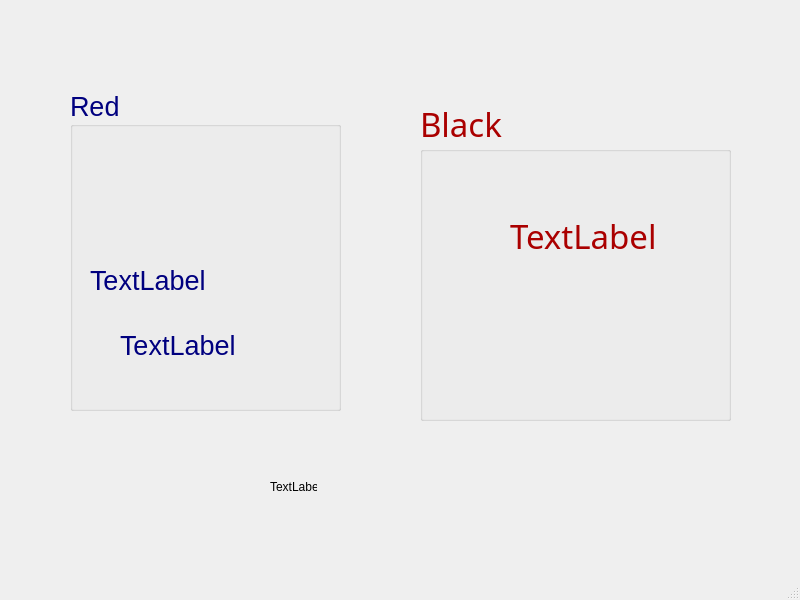
<?xml version="1.0" encoding="UTF-8"?>
<ui version="4.0">
 <class>MainWindow</class>
 <widget class="QMainWindow" name="MainWindow">
  <property name="geometry">
   <rect>
    <x>0</x>
    <y>0</y>
    <width>800</width>
    <height>600</height>
   </rect>
  </property>
  <property name="windowTitle">
   <string>MainWindow</string>
  </property>
  <widget class="QWidget" name="centralwidget">
   <widget class="QGroupBox" name="groupBox">
    <property name="geometry">
     <rect>
      <x>70</x>
      <y>90</y>
      <width>271</width>
      <height>321</height>
     </rect>
    </property>
    <property name="palette">
     <palette>
      <active>
       <colorrole role="WindowText">
        <brush brushstyle="SolidPattern">
         <color alpha="255">
          <red>0</red>
          <green>0</green>
          <blue>127</blue>
         </color>
        </brush>
       </colorrole>
       <colorrole role="Button">
        <brush brushstyle="SolidPattern">
         <color alpha="255">
          <red>255</red>
          <green>170</green>
          <blue>255</blue>
         </color>
        </brush>
       </colorrole>
       <colorrole role="Light">
        <brush brushstyle="SolidPattern">
         <color alpha="255">
          <red>255</red>
          <green>255</green>
          <blue>255</blue>
         </color>
        </brush>
       </colorrole>
       <colorrole role="Midlight">
        <brush brushstyle="SolidPattern">
         <color alpha="255">
          <red>255</red>
          <green>212</green>
          <blue>255</blue>
         </color>
        </brush>
       </colorrole>
       <colorrole role="Dark">
        <brush brushstyle="SolidPattern">
         <color alpha="255">
          <red>127</red>
          <green>85</green>
          <blue>127</blue>
         </color>
        </brush>
       </colorrole>
       <colorrole role="Mid">
        <brush brushstyle="SolidPattern">
         <color alpha="255">
          <red>170</red>
          <green>113</green>
          <blue>170</blue>
         </color>
        </brush>
       </colorrole>
       <colorrole role="Text">
        <brush brushstyle="SolidPattern">
         <color alpha="255">
          <red>0</red>
          <green>0</green>
          <blue>0</blue>
         </color>
        </brush>
       </colorrole>
       <colorrole role="BrightText">
        <brush brushstyle="SolidPattern">
         <color alpha="255">
          <red>255</red>
          <green>255</green>
          <blue>255</blue>
         </color>
        </brush>
       </colorrole>
       <colorrole role="ButtonText">
        <brush brushstyle="SolidPattern">
         <color alpha="255">
          <red>0</red>
          <green>0</green>
          <blue>0</blue>
         </color>
        </brush>
       </colorrole>
       <colorrole role="Base">
        <brush brushstyle="SolidPattern">
         <color alpha="255">
          <red>255</red>
          <green>255</green>
          <blue>255</blue>
         </color>
        </brush>
       </colorrole>
       <colorrole role="Window">
        <brush brushstyle="SolidPattern">
         <color alpha="255">
          <red>255</red>
          <green>170</green>
          <blue>255</blue>
         </color>
        </brush>
       </colorrole>
       <colorrole role="Shadow">
        <brush brushstyle="SolidPattern">
         <color alpha="255">
          <red>0</red>
          <green>0</green>
          <blue>0</blue>
         </color>
        </brush>
       </colorrole>
       <colorrole role="AlternateBase">
        <brush brushstyle="SolidPattern">
         <color alpha="255">
          <red>255</red>
          <green>212</green>
          <blue>255</blue>
         </color>
        </brush>
       </colorrole>
       <colorrole role="ToolTipBase">
        <brush brushstyle="SolidPattern">
         <color alpha="255">
          <red>255</red>
          <green>255</green>
          <blue>220</blue>
         </color>
        </brush>
       </colorrole>
       <colorrole role="ToolTipText">
        <brush brushstyle="SolidPattern">
         <color alpha="255">
          <red>0</red>
          <green>0</green>
          <blue>0</blue>
         </color>
        </brush>
       </colorrole>
       <colorrole role="PlaceholderText">
        <brush brushstyle="SolidPattern">
         <color alpha="128">
          <red>0</red>
          <green>0</green>
          <blue>0</blue>
         </color>
        </brush>
       </colorrole>
      </active>
      <inactive>
       <colorrole role="WindowText">
        <brush brushstyle="SolidPattern">
         <color alpha="255">
          <red>0</red>
          <green>0</green>
          <blue>127</blue>
         </color>
        </brush>
       </colorrole>
       <colorrole role="Button">
        <brush brushstyle="SolidPattern">
         <color alpha="255">
          <red>255</red>
          <green>170</green>
          <blue>255</blue>
         </color>
        </brush>
       </colorrole>
       <colorrole role="Light">
        <brush brushstyle="SolidPattern">
         <color alpha="255">
          <red>255</red>
          <green>255</green>
          <blue>255</blue>
         </color>
        </brush>
       </colorrole>
       <colorrole role="Midlight">
        <brush brushstyle="SolidPattern">
         <color alpha="255">
          <red>255</red>
          <green>212</green>
          <blue>255</blue>
         </color>
        </brush>
       </colorrole>
       <colorrole role="Dark">
        <brush brushstyle="SolidPattern">
         <color alpha="255">
          <red>127</red>
          <green>85</green>
          <blue>127</blue>
         </color>
        </brush>
       </colorrole>
       <colorrole role="Mid">
        <brush brushstyle="SolidPattern">
         <color alpha="255">
          <red>170</red>
          <green>113</green>
          <blue>170</blue>
         </color>
        </brush>
       </colorrole>
       <colorrole role="Text">
        <brush brushstyle="SolidPattern">
         <color alpha="255">
          <red>0</red>
          <green>0</green>
          <blue>0</blue>
         </color>
        </brush>
       </colorrole>
       <colorrole role="BrightText">
        <brush brushstyle="SolidPattern">
         <color alpha="255">
          <red>255</red>
          <green>255</green>
          <blue>255</blue>
         </color>
        </brush>
       </colorrole>
       <colorrole role="ButtonText">
        <brush brushstyle="SolidPattern">
         <color alpha="255">
          <red>0</red>
          <green>0</green>
          <blue>0</blue>
         </color>
        </brush>
       </colorrole>
       <colorrole role="Base">
        <brush brushstyle="SolidPattern">
         <color alpha="255">
          <red>255</red>
          <green>255</green>
          <blue>255</blue>
         </color>
        </brush>
       </colorrole>
       <colorrole role="Window">
        <brush brushstyle="SolidPattern">
         <color alpha="255">
          <red>255</red>
          <green>170</green>
          <blue>255</blue>
         </color>
        </brush>
       </colorrole>
       <colorrole role="Shadow">
        <brush brushstyle="SolidPattern">
         <color alpha="255">
          <red>0</red>
          <green>0</green>
          <blue>0</blue>
         </color>
        </brush>
       </colorrole>
       <colorrole role="AlternateBase">
        <brush brushstyle="SolidPattern">
         <color alpha="255">
          <red>255</red>
          <green>212</green>
          <blue>255</blue>
         </color>
        </brush>
       </colorrole>
       <colorrole role="ToolTipBase">
        <brush brushstyle="SolidPattern">
         <color alpha="255">
          <red>255</red>
          <green>255</green>
          <blue>220</blue>
         </color>
        </brush>
       </colorrole>
       <colorrole role="ToolTipText">
        <brush brushstyle="SolidPattern">
         <color alpha="255">
          <red>0</red>
          <green>0</green>
          <blue>0</blue>
         </color>
        </brush>
       </colorrole>
       <colorrole role="PlaceholderText">
        <brush brushstyle="SolidPattern">
         <color alpha="128">
          <red>0</red>
          <green>0</green>
          <blue>0</blue>
         </color>
        </brush>
       </colorrole>
      </inactive>
      <disabled>
       <colorrole role="WindowText">
        <brush brushstyle="SolidPattern">
         <color alpha="255">
          <red>127</red>
          <green>85</green>
          <blue>127</blue>
         </color>
        </brush>
       </colorrole>
       <colorrole role="Button">
        <brush brushstyle="SolidPattern">
         <color alpha="255">
          <red>255</red>
          <green>170</green>
          <blue>255</blue>
         </color>
        </brush>
       </colorrole>
       <colorrole role="Light">
        <brush brushstyle="SolidPattern">
         <color alpha="255">
          <red>255</red>
          <green>255</green>
          <blue>255</blue>
         </color>
        </brush>
       </colorrole>
       <colorrole role="Midlight">
        <brush brushstyle="SolidPattern">
         <color alpha="255">
          <red>255</red>
          <green>212</green>
          <blue>255</blue>
         </color>
        </brush>
       </colorrole>
       <colorrole role="Dark">
        <brush brushstyle="SolidPattern">
         <color alpha="255">
          <red>127</red>
          <green>85</green>
          <blue>127</blue>
         </color>
        </brush>
       </colorrole>
       <colorrole role="Mid">
        <brush brushstyle="SolidPattern">
         <color alpha="255">
          <red>170</red>
          <green>113</green>
          <blue>170</blue>
         </color>
        </brush>
       </colorrole>
       <colorrole role="Text">
        <brush brushstyle="SolidPattern">
         <color alpha="255">
          <red>127</red>
          <green>85</green>
          <blue>127</blue>
         </color>
        </brush>
       </colorrole>
       <colorrole role="BrightText">
        <brush brushstyle="SolidPattern">
         <color alpha="255">
          <red>255</red>
          <green>255</green>
          <blue>255</blue>
         </color>
        </brush>
       </colorrole>
       <colorrole role="ButtonText">
        <brush brushstyle="SolidPattern">
         <color alpha="255">
          <red>127</red>
          <green>85</green>
          <blue>127</blue>
         </color>
        </brush>
       </colorrole>
       <colorrole role="Base">
        <brush brushstyle="SolidPattern">
         <color alpha="255">
          <red>255</red>
          <green>170</green>
          <blue>255</blue>
         </color>
        </brush>
       </colorrole>
       <colorrole role="Window">
        <brush brushstyle="SolidPattern">
         <color alpha="255">
          <red>255</red>
          <green>170</green>
          <blue>255</blue>
         </color>
        </brush>
       </colorrole>
       <colorrole role="Shadow">
        <brush brushstyle="SolidPattern">
         <color alpha="255">
          <red>0</red>
          <green>0</green>
          <blue>0</blue>
         </color>
        </brush>
       </colorrole>
       <colorrole role="AlternateBase">
        <brush brushstyle="SolidPattern">
         <color alpha="255">
          <red>255</red>
          <green>170</green>
          <blue>255</blue>
         </color>
        </brush>
       </colorrole>
       <colorrole role="ToolTipBase">
        <brush brushstyle="SolidPattern">
         <color alpha="255">
          <red>255</red>
          <green>255</green>
          <blue>220</blue>
         </color>
        </brush>
       </colorrole>
       <colorrole role="ToolTipText">
        <brush brushstyle="SolidPattern">
         <color alpha="255">
          <red>0</red>
          <green>0</green>
          <blue>0</blue>
         </color>
        </brush>
       </colorrole>
       <colorrole role="PlaceholderText">
        <brush brushstyle="SolidPattern">
         <color alpha="128">
          <red>0</red>
          <green>0</green>
          <blue>0</blue>
         </color>
        </brush>
       </colorrole>
      </disabled>
     </palette>
    </property>
    <property name="font">
     <font>
      <pointsize>20</pointsize>
     </font>
    </property>
    <property name="title">
     <string>Red</string>
    </property>
    <widget class="QLabel" name="label">
     <property name="geometry">
      <rect>
       <x>20</x>
       <y>170</y>
       <width>221</width>
       <height>41</height>
      </rect>
     </property>
     <property name="font">
      <font>
       <pointsize>20</pointsize>
      </font>
     </property>
     <property name="text">
      <string>TextLabel</string>
     </property>
    </widget>
    <widget class="QLabel" name="label_4">
     <property name="geometry">
      <rect>
       <x>50</x>
       <y>210</y>
       <width>211</width>
       <height>91</height>
      </rect>
     </property>
     <property name="text">
      <string>TextLabel</string>
     </property>
    </widget>
   </widget>
   <widget class="QGroupBox" name="groupBox_2">
    <property name="geometry">
     <rect>
      <x>420</x>
      <y>100</y>
      <width>311</width>
      <height>321</height>
     </rect>
    </property>
    <property name="palette">
     <palette>
      <active>
       <colorrole role="WindowText">
        <brush brushstyle="SolidPattern">
         <color alpha="255">
          <red>170</red>
          <green>0</green>
          <blue>0</blue>
         </color>
        </brush>
       </colorrole>
       <colorrole role="Button">
        <brush brushstyle="SolidPattern">
         <color alpha="255">
          <red>170</red>
          <green>255</green>
          <blue>127</blue>
         </color>
        </brush>
       </colorrole>
       <colorrole role="Light">
        <brush brushstyle="SolidPattern">
         <color alpha="255">
          <red>255</red>
          <green>255</green>
          <blue>254</blue>
         </color>
        </brush>
       </colorrole>
       <colorrole role="Midlight">
        <brush brushstyle="SolidPattern">
         <color alpha="255">
          <red>212</red>
          <green>255</green>
          <blue>190</blue>
         </color>
        </brush>
       </colorrole>
       <colorrole role="Dark">
        <brush brushstyle="SolidPattern">
         <color alpha="255">
          <red>85</red>
          <green>127</green>
          <blue>63</blue>
         </color>
        </brush>
       </colorrole>
       <colorrole role="Mid">
        <brush brushstyle="SolidPattern">
         <color alpha="255">
          <red>113</red>
          <green>170</green>
          <blue>85</blue>
         </color>
        </brush>
       </colorrole>
       <colorrole role="Text">
        <brush brushstyle="SolidPattern">
         <color alpha="255">
          <red>0</red>
          <green>0</green>
          <blue>0</blue>
         </color>
        </brush>
       </colorrole>
       <colorrole role="BrightText">
        <brush brushstyle="SolidPattern">
         <color alpha="255">
          <red>255</red>
          <green>255</green>
          <blue>255</blue>
         </color>
        </brush>
       </colorrole>
       <colorrole role="ButtonText">
        <brush brushstyle="SolidPattern">
         <color alpha="255">
          <red>0</red>
          <green>0</green>
          <blue>0</blue>
         </color>
        </brush>
       </colorrole>
       <colorrole role="Base">
        <brush brushstyle="SolidPattern">
         <color alpha="255">
          <red>255</red>
          <green>255</green>
          <blue>255</blue>
         </color>
        </brush>
       </colorrole>
       <colorrole role="Window">
        <brush brushstyle="SolidPattern">
         <color alpha="255">
          <red>170</red>
          <green>255</green>
          <blue>127</blue>
         </color>
        </brush>
       </colorrole>
       <colorrole role="Shadow">
        <brush brushstyle="SolidPattern">
         <color alpha="255">
          <red>0</red>
          <green>0</green>
          <blue>0</blue>
         </color>
        </brush>
       </colorrole>
       <colorrole role="AlternateBase">
        <brush brushstyle="SolidPattern">
         <color alpha="255">
          <red>212</red>
          <green>255</green>
          <blue>191</blue>
         </color>
        </brush>
       </colorrole>
       <colorrole role="ToolTipBase">
        <brush brushstyle="SolidPattern">
         <color alpha="255">
          <red>255</red>
          <green>255</green>
          <blue>220</blue>
         </color>
        </brush>
       </colorrole>
       <colorrole role="ToolTipText">
        <brush brushstyle="SolidPattern">
         <color alpha="255">
          <red>0</red>
          <green>0</green>
          <blue>0</blue>
         </color>
        </brush>
       </colorrole>
       <colorrole role="PlaceholderText">
        <brush brushstyle="SolidPattern">
         <color alpha="128">
          <red>0</red>
          <green>0</green>
          <blue>0</blue>
         </color>
        </brush>
       </colorrole>
      </active>
      <inactive>
       <colorrole role="WindowText">
        <brush brushstyle="SolidPattern">
         <color alpha="255">
          <red>170</red>
          <green>0</green>
          <blue>0</blue>
         </color>
        </brush>
       </colorrole>
       <colorrole role="Button">
        <brush brushstyle="SolidPattern">
         <color alpha="255">
          <red>170</red>
          <green>255</green>
          <blue>127</blue>
         </color>
        </brush>
       </colorrole>
       <colorrole role="Light">
        <brush brushstyle="SolidPattern">
         <color alpha="255">
          <red>255</red>
          <green>255</green>
          <blue>254</blue>
         </color>
        </brush>
       </colorrole>
       <colorrole role="Midlight">
        <brush brushstyle="SolidPattern">
         <color alpha="255">
          <red>212</red>
          <green>255</green>
          <blue>190</blue>
         </color>
        </brush>
       </colorrole>
       <colorrole role="Dark">
        <brush brushstyle="SolidPattern">
         <color alpha="255">
          <red>85</red>
          <green>127</green>
          <blue>63</blue>
         </color>
        </brush>
       </colorrole>
       <colorrole role="Mid">
        <brush brushstyle="SolidPattern">
         <color alpha="255">
          <red>113</red>
          <green>170</green>
          <blue>85</blue>
         </color>
        </brush>
       </colorrole>
       <colorrole role="Text">
        <brush brushstyle="SolidPattern">
         <color alpha="255">
          <red>0</red>
          <green>0</green>
          <blue>0</blue>
         </color>
        </brush>
       </colorrole>
       <colorrole role="BrightText">
        <brush brushstyle="SolidPattern">
         <color alpha="255">
          <red>255</red>
          <green>255</green>
          <blue>255</blue>
         </color>
        </brush>
       </colorrole>
       <colorrole role="ButtonText">
        <brush brushstyle="SolidPattern">
         <color alpha="255">
          <red>0</red>
          <green>0</green>
          <blue>0</blue>
         </color>
        </brush>
       </colorrole>
       <colorrole role="Base">
        <brush brushstyle="SolidPattern">
         <color alpha="255">
          <red>255</red>
          <green>255</green>
          <blue>255</blue>
         </color>
        </brush>
       </colorrole>
       <colorrole role="Window">
        <brush brushstyle="SolidPattern">
         <color alpha="255">
          <red>170</red>
          <green>255</green>
          <blue>127</blue>
         </color>
        </brush>
       </colorrole>
       <colorrole role="Shadow">
        <brush brushstyle="SolidPattern">
         <color alpha="255">
          <red>0</red>
          <green>0</green>
          <blue>0</blue>
         </color>
        </brush>
       </colorrole>
       <colorrole role="AlternateBase">
        <brush brushstyle="SolidPattern">
         <color alpha="255">
          <red>212</red>
          <green>255</green>
          <blue>191</blue>
         </color>
        </brush>
       </colorrole>
       <colorrole role="ToolTipBase">
        <brush brushstyle="SolidPattern">
         <color alpha="255">
          <red>255</red>
          <green>255</green>
          <blue>220</blue>
         </color>
        </brush>
       </colorrole>
       <colorrole role="ToolTipText">
        <brush brushstyle="SolidPattern">
         <color alpha="255">
          <red>0</red>
          <green>0</green>
          <blue>0</blue>
         </color>
        </brush>
       </colorrole>
       <colorrole role="PlaceholderText">
        <brush brushstyle="SolidPattern">
         <color alpha="128">
          <red>0</red>
          <green>0</green>
          <blue>0</blue>
         </color>
        </brush>
       </colorrole>
      </inactive>
      <disabled>
       <colorrole role="WindowText">
        <brush brushstyle="SolidPattern">
         <color alpha="255">
          <red>85</red>
          <green>127</green>
          <blue>63</blue>
         </color>
        </brush>
       </colorrole>
       <colorrole role="Button">
        <brush brushstyle="SolidPattern">
         <color alpha="255">
          <red>170</red>
          <green>255</green>
          <blue>127</blue>
         </color>
        </brush>
       </colorrole>
       <colorrole role="Light">
        <brush brushstyle="SolidPattern">
         <color alpha="255">
          <red>255</red>
          <green>255</green>
          <blue>254</blue>
         </color>
        </brush>
       </colorrole>
       <colorrole role="Midlight">
        <brush brushstyle="SolidPattern">
         <color alpha="255">
          <red>212</red>
          <green>255</green>
          <blue>190</blue>
         </color>
        </brush>
       </colorrole>
       <colorrole role="Dark">
        <brush brushstyle="SolidPattern">
         <color alpha="255">
          <red>85</red>
          <green>127</green>
          <blue>63</blue>
         </color>
        </brush>
       </colorrole>
       <colorrole role="Mid">
        <brush brushstyle="SolidPattern">
         <color alpha="255">
          <red>113</red>
          <green>170</green>
          <blue>85</blue>
         </color>
        </brush>
       </colorrole>
       <colorrole role="Text">
        <brush brushstyle="SolidPattern">
         <color alpha="255">
          <red>85</red>
          <green>127</green>
          <blue>63</blue>
         </color>
        </brush>
       </colorrole>
       <colorrole role="BrightText">
        <brush brushstyle="SolidPattern">
         <color alpha="255">
          <red>255</red>
          <green>255</green>
          <blue>255</blue>
         </color>
        </brush>
       </colorrole>
       <colorrole role="ButtonText">
        <brush brushstyle="SolidPattern">
         <color alpha="255">
          <red>85</red>
          <green>127</green>
          <blue>63</blue>
         </color>
        </brush>
       </colorrole>
       <colorrole role="Base">
        <brush brushstyle="SolidPattern">
         <color alpha="255">
          <red>170</red>
          <green>255</green>
          <blue>127</blue>
         </color>
        </brush>
       </colorrole>
       <colorrole role="Window">
        <brush brushstyle="SolidPattern">
         <color alpha="255">
          <red>170</red>
          <green>255</green>
          <blue>127</blue>
         </color>
        </brush>
       </colorrole>
       <colorrole role="Shadow">
        <brush brushstyle="SolidPattern">
         <color alpha="255">
          <red>0</red>
          <green>0</green>
          <blue>0</blue>
         </color>
        </brush>
       </colorrole>
       <colorrole role="AlternateBase">
        <brush brushstyle="SolidPattern">
         <color alpha="255">
          <red>170</red>
          <green>255</green>
          <blue>127</blue>
         </color>
        </brush>
       </colorrole>
       <colorrole role="ToolTipBase">
        <brush brushstyle="SolidPattern">
         <color alpha="255">
          <red>255</red>
          <green>255</green>
          <blue>220</blue>
         </color>
        </brush>
       </colorrole>
       <colorrole role="ToolTipText">
        <brush brushstyle="SolidPattern">
         <color alpha="255">
          <red>0</red>
          <green>0</green>
          <blue>0</blue>
         </color>
        </brush>
       </colorrole>
       <colorrole role="PlaceholderText">
        <brush brushstyle="SolidPattern">
         <color alpha="128">
          <red>0</red>
          <green>0</green>
          <blue>0</blue>
         </color>
        </brush>
       </colorrole>
      </disabled>
     </palette>
    </property>
    <property name="font">
     <font>
      <family>MV Boli</family>
      <pointsize>25</pointsize>
     </font>
    </property>
    <property name="title">
     <string>Black</string>
    </property>
    <widget class="QLabel" name="label_2">
     <property name="geometry">
      <rect>
       <x>90</x>
       <y>60</y>
       <width>161</width>
       <height>151</height>
      </rect>
     </property>
     <property name="text">
      <string>TextLabel</string>
     </property>
    </widget>
   </widget>
   <widget class="QLabel" name="label_3">
    <property name="geometry">
     <rect>
      <x>270</x>
      <y>480</y>
      <width>47</width>
      <height>13</height>
     </rect>
    </property>
    <property name="text">
     <string>TextLabel</string>
    </property>
   </widget>
  </widget>
  <widget class="QMenuBar" name="menubar">
   <property name="geometry">
    <rect>
     <x>0</x>
     <y>0</y>
     <width>800</width>
     <height>21</height>
    </rect>
   </property>
  </widget>
  <widget class="QStatusBar" name="statusbar"/>
 </widget>
 <resources/>
 <connections/>
</ui>
